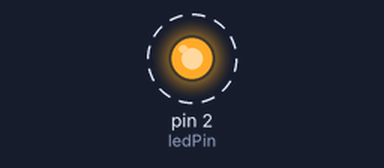
The sketch below on a simulated Arduino Uno, built with avr-gcc and run on an emulated ATmega328P. On the bench: output pins drawn as LEDs (lit = HIGH). Dashed ring = blinking.

Above: at 0.7 s.
Timing chart, 0 to 5.8 s (numbered marks = the images above):
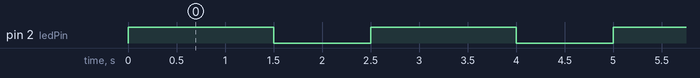

Measured:
- by itself, pin 2 (ledPin): alternates HIGH for 1.5 s and LOW for 1.0 s

The sketch:

led_blink.ino
```cpp
// Pin yang terhubung ke LED
const int ledPin = 2;

// Setup dijalankan sekali saat program dimulai
void setup() {
  // Atur pin LED sebagai output
  pinMode(ledPin, OUTPUT);
}

// Loop dijalankan berulang kali setelah setup
void loop() {
  // Nyalakan LED
  digitalWrite(ledPin, HIGH);

  // Tunggu selama 1 detik (1000 milidetik)
  delay(1500);

  // Matikan LED
  digitalWrite(ledPin,LOW);

  // Tunggu selama 1 detik (1000 milidetik)
  delay(1000);
}
```
